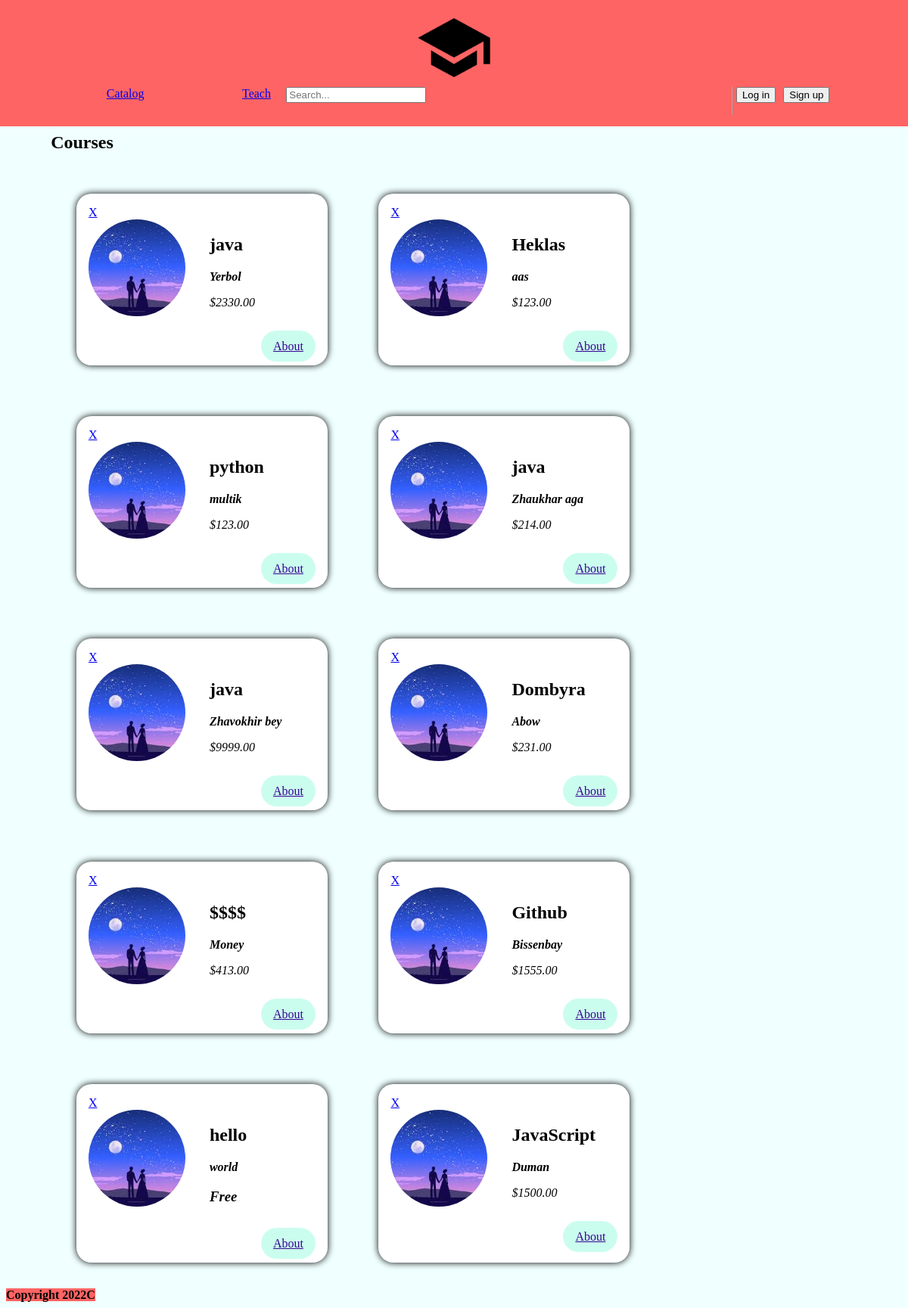
/, run on an earlier commit of the app's database.
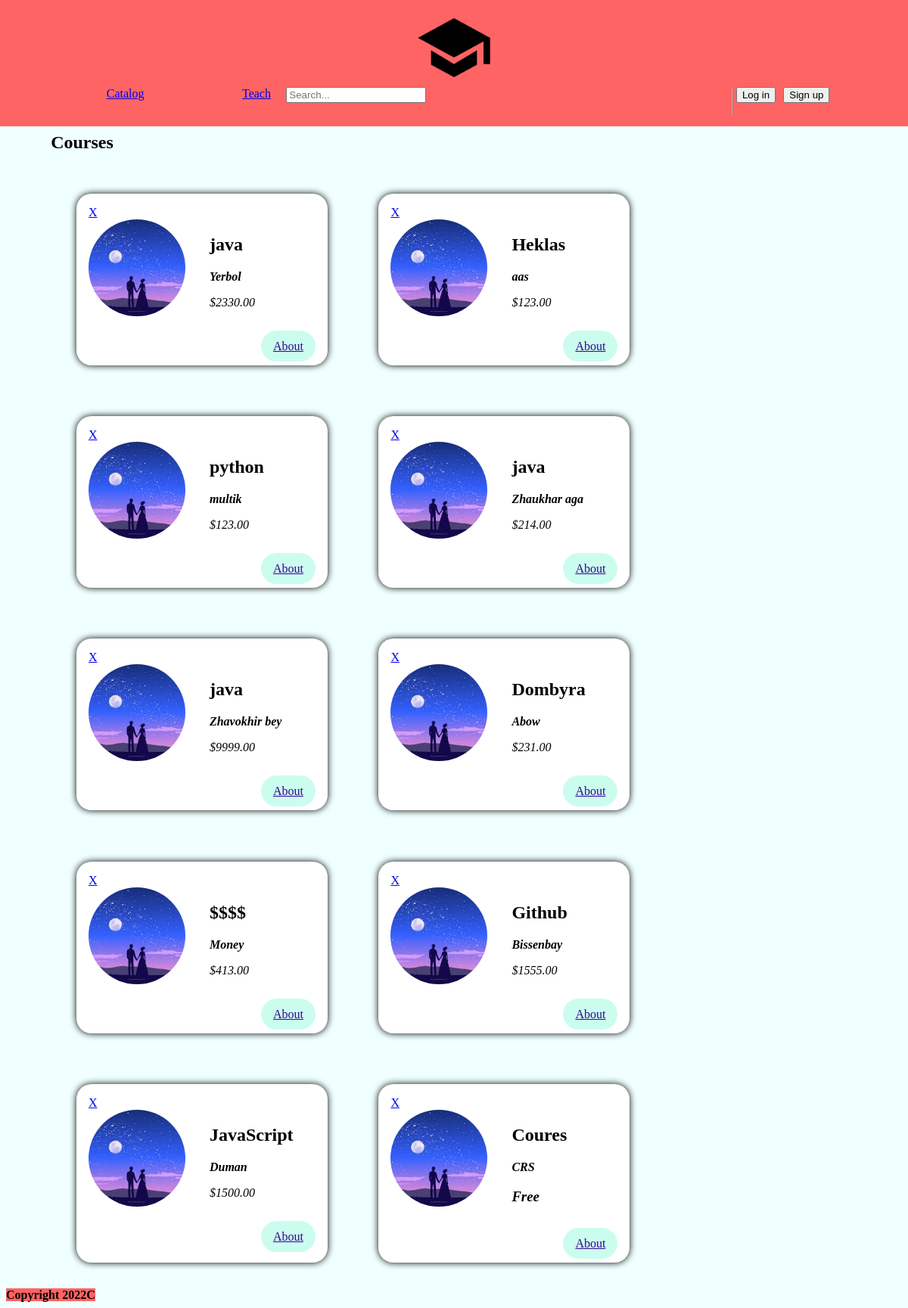
And on a later commit of the database.
### main/models.py (models this page shows, shortened)
class Course(models.Model):
    coursename = models.CharField(max_length=256, null=False)
    teacher = models.CharField(max_length=32, null=False)
    price = models.DecimalField(max_digits=8, decimal_places=2)

### main/views.py (the view)
# urls.py: path('' , views.course , name = 'course'),
def course(request):
    courses = Course.objects.all()
    return render(request , 'main/Card.html',{
        'courses':courses,
    })

### main/templates/main/Card.html
{% include 'main/header.html' %}
{% load static %}
{% block card %}
     <main>
        <section>
            <h2>Courses</h2>
            <ol>
                {% for course in courses %}
                    <li class="meetup-item">
                        <article>
                            <a href="{% url 'delete'  courseid=course.id %}">X</a>
                            <div class="meetup-summary">
                                <div class="meetup-image">
                                    <img src="{%static 'main/img.jpeg'%}" , alt="src">
                                </div>
                                <div class="meetup-details">
                                    <h2>{{ course.coursename }}</h2>
                                    <address>
                                        <strong>{{ course.teacher }}</strong>
                                            {% if  course.teacher  == 'Yerbol Baygaraev' %}
                                                <h1>PRICELESS</h1>
                                            {% elif  course.teacher  == 'Bissenbay Dauletbaev' %}
                                                <h1>PRICELESS</h1>
                                            {% elif course.price == 0 %}
                                                <h1>Free</h1>
                                            {% else %}
                                                <p>${{ course.price }}</p>
                                            {% endif %}
                                    </address>
                                </div>
                            </div>
                            <div class="meetup-actions">
                                <a href="{{course.pk}}" class="btn">
                                About
                                </a>
                            </div>
                        </article>
                    </li>
                {% endfor %}
            </ol>
        </section>
    </main>
{% endblock %}
{% include 'main/Footer.html' %}

What changed in the data, as far as the page shows it:
removed Course: coursename "hello", teacher "world", price "Free"
added Course: coursename "Coures", teacher "CRS", price "Free"
